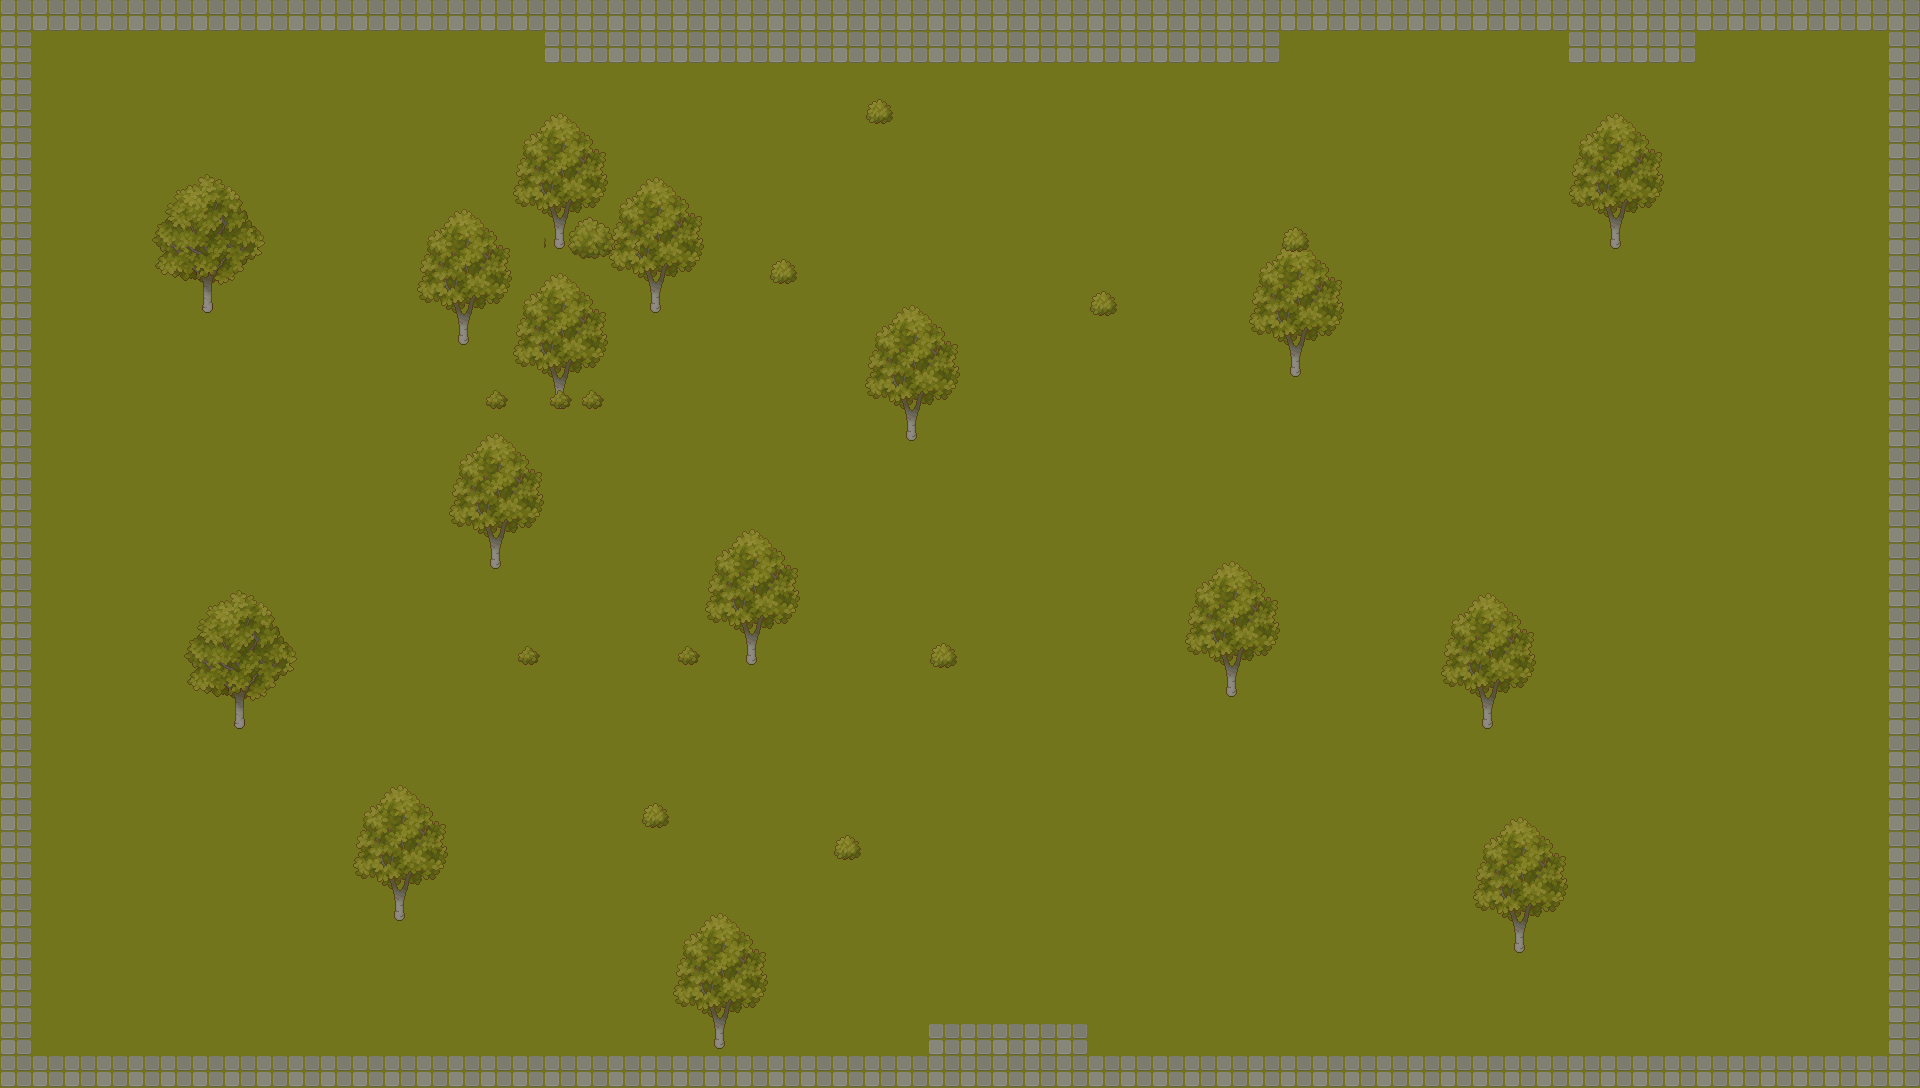

Rendered tile map (Tiled .tmx) drawn with the repository's tilesets; below, a short description and the map source with its tile grids summarised:
An orthogonal 60x34 tile map with 32x32 px tiles, 3 tile layers (bg, plant, Tile Layer 3), 2 tilesets and 1 object (player).

<map version="1.10" tiledversion="1.10.2" orientation="orthogonal" renderorder="right-down" width="60" height="34" tilewidth="32" tileheight="32" infinite="0" nextlayerid="5" nextobjectid="6">
 <tileset firstgid="1" source="ground.tsx" />
 <tileset firstgid="65" source="plant.tsx" />
 <layer id="1" name="bg" width="60" height="34">
  <data>[2040 cells, 2040 non-empty, 2 distinct tile ids]</data>
 </layer>
 <layer id="2" name="plant" width="60" height="34">
  <data>[2040 cells, 260 non-empty, 40 distinct tile ids]</data>
 </layer>
 <layer id="3" name="Tile Layer 3" width="60" height="34">
  <data>[2040 cells, 21 non-empty, 11 distinct tile ids]</data>
 </layer>
 <objectgroup id="4" name="spawn_points">
  <object id="5" name="player" type="player" x="671.79" y="447.197" />
 </objectgroup>
</map>
